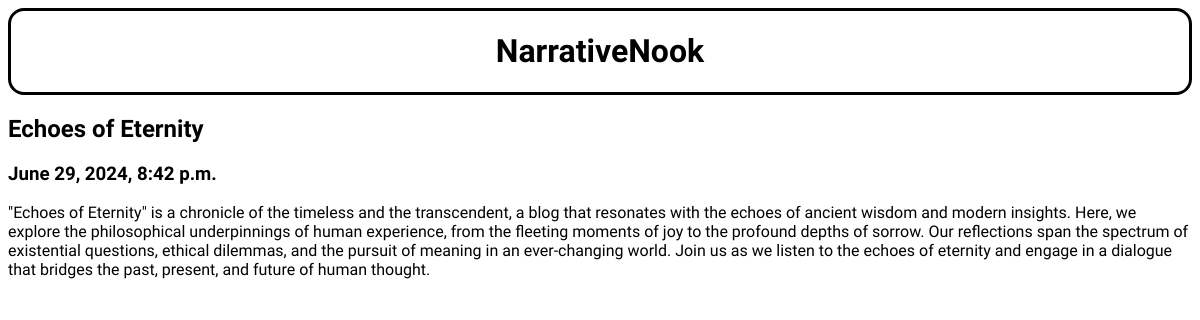
/post/10, run on the app's committed database.
### posts/models.py (models this page shows)
class Post(models.Model):
    title = models.CharField(max_length=100)
    body = models.CharField(max_length=1000000)
    created_at = models.DateTimeField(default=datetime.now, blank=True)

### posts/views.py (the view)
# urls.py: path('post/<int:pk>', views.post, name='post')
def post(request, pk):
    posts = get_object_or_404(Post, pk=pk)
    return render(request, 'posts.html', {'posts' : posts})

### templates/posts.html (shortened to what this page needs)
{% load static %}
<html>
    <head>
        <link rel="stylesheet" href="{% static 'styles.css' %}">
    </head>
    <body>
        <div class="Heading">
            <h1>NarrativeNook</h1>
        </div>
        <div class="container">
            <div class="row">
                <div class="leftcolumn">
                    <div class="card">
                            <h2>{{posts.title}}</h2>
                            <h3>{{posts.created_at}}</h3>
                            <p>{{posts.body}}</p>
                    </div>
                </div>
            </div>
        </div>
    </body>
</html>

### static/styles.css (style rules this page uses)
.Heading { display: flex; justify-content: center; align-items: center; text-align: center; font-family: "Playwrite NG Modern", cursive; font-optical-sizing: auto; font-weight: 0; font-style: normal; border-style: solid; border-radius: 2vh; }
.container { margin: 10px auto; font-family: "Tenor Sans", sans-serif; font-weight: 400; font-style: normal; overscroll-behavior-block: contain; }
.card { margin: 10px auto; font-family: "Tenor Sans", sans-serif; font-weight: 400; font-style: normal; }

### data on the page
Post: title "Echoes of Eternity", created_at "June 29, 2024, 8:42 p.m.", body "\"Echoes of Eternity\" is a chronicle of the timeless and the transcendent, a blog that resonates with the echoes of ancient wisdom and modern insights. Here, we explore the philosophical underpinnings of human experience, from the fleeting moments of joy to the profound depths of sorrow. Our reflections span the spectrum of existential questions, ethical dilemmas, and the pursuit of meaning in an ever-changing world. Join us as we listen to the echoes of eternity and engage in a dialogue that bridges the past, present, and future of human thought."
